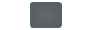
<?xml version="1.0" encoding="UTF-8"?>
<ui version="4.0">
 <class>miniTableItem</class>
 <widget class="QStackedWidget" name="miniTableItem">
  <property name="geometry">
   <rect>
    <x>0</x>
    <y>0</y>
    <width>92</width>
    <height>30</height>
   </rect>
  </property>
  <property name="minimumSize">
   <size>
    <width>92</width>
    <height>30</height>
   </size>
  </property>
  <property name="maximumSize">
   <size>
    <width>92</width>
    <height>30</height>
   </size>
  </property>
  <property name="styleSheet">
   <string notr="true">QWidget {background-color: transparent;}</string>
  </property>
  <property name="currentIndex">
   <number>1</number>
  </property>
  <widget class="QWidget" name="busy">
   <property name="minimumSize">
    <size>
     <width>92</width>
     <height>30</height>
    </size>
   </property>
   <property name="maximumSize">
    <size>
     <width>92</width>
     <height>30</height>
    </size>
   </property>
   <widget class="QWidget" name="player_info" native="true">
    <property name="geometry">
     <rect>
      <x>0</x>
      <y>0</y>
      <width>92</width>
      <height>30</height>
     </rect>
    </property>
    <property name="minimumSize">
     <size>
      <width>92</width>
      <height>30</height>
     </size>
    </property>
    <property name="maximumSize">
     <size>
      <width>92</width>
      <height>30</height>
     </size>
    </property>
    <property name="styleSheet">
     <string notr="true">#player_info {
    background-clip: border;
    background-origin: border;
    border: 1px solid #4f6773;
    border-radius: 3px;
    margin: 2px 6px 2px 6px;

    background-color: qradialgradient(spread:pad, cx:0.5, cy:0.5, radius:1.005, fx:0.501404, fy:0.5, stop:0 rgba(34, 42, 48, 182), stop:1 rgba(13, 14, 14, 222));
}

#nick {
    color: rgba(250, 250, 250, 250);
	font: 10px &quot;Open Sans&quot;;
}
#money {
    color: #b0bec5;
    font: 10px &quot;Open Sans&quot;;
}</string>
    </property>
    <widget class="QLabel" name="nick">
     <property name="geometry">
      <rect>
       <x>10</x>
       <y>3</y>
       <width>72</width>
       <height>11</height>
      </rect>
     </property>
     <property name="minimumSize">
      <size>
       <width>72</width>
       <height>11</height>
      </size>
     </property>
     <property name="maximumSize">
      <size>
       <width>72</width>
       <height>11</height>
      </size>
     </property>
     <property name="text">
      <string notr="true">Nickname</string>
     </property>
     <property name="alignment">
      <set>Qt::AlignCenter</set>
     </property>
    </widget>
    <widget class="QLabel" name="money">
     <property name="geometry">
      <rect>
       <x>10</x>
       <y>15</y>
       <width>72</width>
       <height>11</height>
      </rect>
     </property>
     <property name="minimumSize">
      <size>
       <width>72</width>
       <height>11</height>
      </size>
     </property>
     <property name="maximumSize">
      <size>
       <width>72</width>
       <height>11</height>
      </size>
     </property>
     <property name="text">
      <string notr="true">$5500</string>
     </property>
     <property name="alignment">
      <set>Qt::AlignCenter</set>
     </property>
    </widget>
   </widget>
  </widget>
  <widget class="QWidget" name="free">
   <property name="minimumSize">
    <size>
     <width>92</width>
     <height>30</height>
    </size>
   </property>
   <property name="maximumSize">
    <size>
     <width>92</width>
     <height>30</height>
    </size>
   </property>
   <widget class="QPushButton" name="bttn_seat">
    <property name="geometry">
     <rect>
      <x>30</x>
      <y>2</y>
      <width>32</width>
      <height>26</height>
     </rect>
    </property>
    <property name="minimumSize">
     <size>
      <width>32</width>
      <height>26</height>
     </size>
    </property>
    <property name="maximumSize">
     <size>
      <width>32</width>
      <height>26</height>
     </size>
    </property>
    <property name="cursor">
     <cursorShape>PointingHandCursor</cursorShape>
    </property>
    <property name="toolTip">
     <string>@Tooltip_Main_Screen_take_this_seat_18</string>
    </property>
    <property name="styleSheet">
     <string notr="true">#bttn_seat {
    border: 1px solid #4f6773;
    border-radius: 3px;
    background-color: qradialgradient(spread:pad, cx:0.5, cy:0.5, radius:1.005, fx:0.501404, fy:0.5, stop:0 rgba(34, 42, 48, 180), stop:1 rgba(13, 14, 14, 180));
}
#bttn_seat:hover {
background-color: qlineargradient(spread:pad, x1:0, y1:1, x2:0, y2:0, stop:0 rgba(34, 43, 49, 180), stop:1 rgba(69, 89, 99, 180));
border: 1px solid #6f8793;
}

#bttn_seat:pressed {
background-color: qlineargradient(spread:pad, x1:0, y1:1, x2:0, y2:0, stop:0 rgba(34, 43, 49, 180), stop:1 rgba(9, 9, 9, 180));
border: 1px solid #8fa7b3;
}</string>
    </property>
    <property name="icon">
     <iconset resource="../resources.qrc">
      <normaloff>:/textures/Common/icons/icon_take_a_seat.png</normaloff>:/textures/Common/icons/icon_take_a_seat.png</iconset>
    </property>
    <property name="iconSize">
     <size>
      <width>32</width>
      <height>26</height>
     </size>
    </property>
   </widget>
  </widget>
 </widget>
 <resources>
  <include location="../resources.qrc"/>
 </resources>
 <connections/>
 <slots>
  <signal>buttonClicked()</signal>
  <signal>buttonMoved(int)</signal>
  <slot>setFree()</slot>
  <slot>setFree(bool)</slot>
  <slot>setBusy()</slot>
  <slot>setBusy(bool)</slot>
  <slot>moveButton(int)</slot>
 </slots>
</ui>
